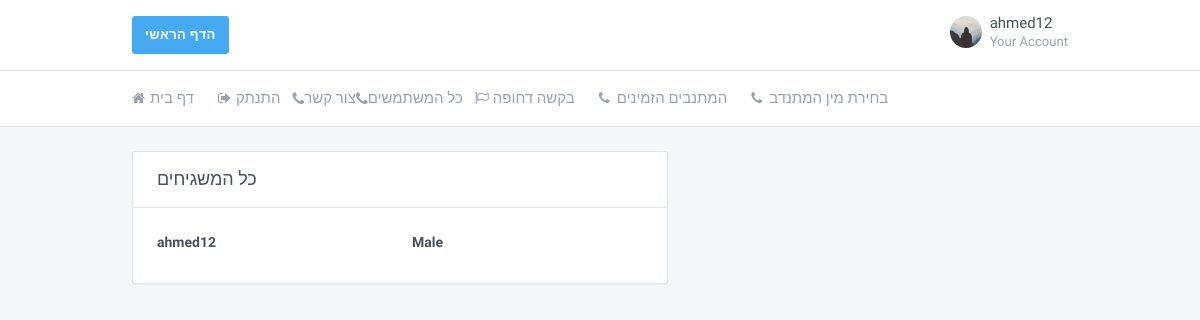
Before: /profiles_gender/ (signed in) with the older database file.
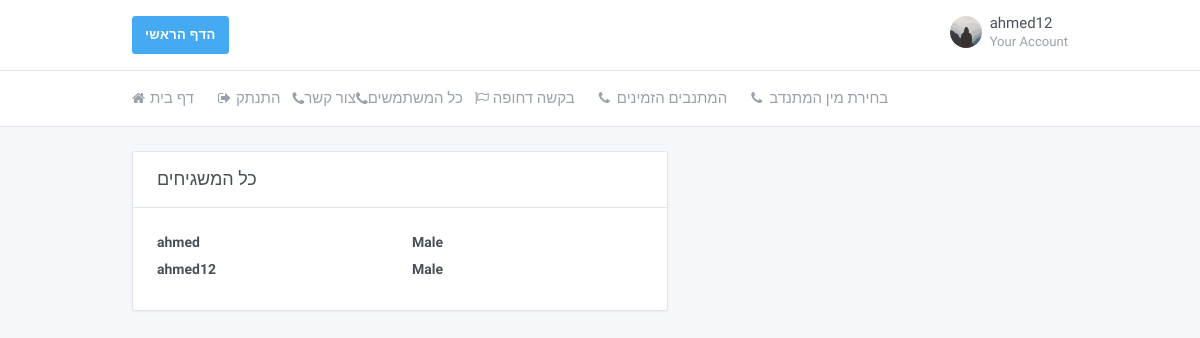
After: the same page with the newer database file.
### core/models.py (models this page shows, shortened)
class Profile(models.Model):
    user = models.OneToOneField(User, on_delete=models.CASCADE)
    profile_photo = models.FileField(default='default.jpg', upload_to='profile_photos')
    status_info = models.CharField(max_length=10, choices=Status_Info_CHOICES, default='זמין')
    is_volunteer = models.BooleanField(default=False)
    is_active = models.BooleanField(default=True)
    phone_regex = RegexValidator(regex=r'^\+?1?\d{9,10}$',
                                 message="Phone number must be entered in the format: '+0000000000'")
    phone_number = models.CharField(validators=[phone_regex], max_length=10, blank=True)
    gender = models.CharField(max_length=10, choices=GENDER_CHOICES, default='זכר')
    address = models.CharField(max_length=40, choices=ADDRESS_CHOICES, default='BeerSheba')
    rating = models.CharField(max_length=10, choices=Rating_CHOICES, default='good')

### core/views.py (the view)
# urls.py: url(r'^profiles_gender/$', views.get_all_volunteers_gender, name='core/profiles_gender.html'),
def get_all_volunteers_gender(request):
    context = {}
    context.update({'all_volunteers': get_all_volunteers()})
    return render(request, 'core/profiles_gender.html', context)

### core/views.py (called while the page is built)
def get_all_volunteers():
    result = list()
    users_list = Profile.objects.all()
    for user_item in users_list:
        if getattr(user_item, "is_volunteer"):
            result.append(user_item)
    return result

### core/templates/core/profiles_gender.html (shortened to what the changed rows need)
{%load static %}
{% load crispy_forms_tags %}
<!doctype html>
<html dir="ltr" lang="en">
<head>
    <link href="https://maxcdn.bootstrapcdn.com/font-awesome/4.7.0/css/font-awesome.min.css" rel="stylesheet">
    <link href="{%static 'core/dashboard.css'%}" rel="stylesheet"/>
</head>
<body>
<div class="page">
    <div class="page-main">
        <div class="my-3 my-md-5">
            <div class="container">
                <div class="row">
                    <div class="col-lg-7">
                        <div class="card">
                            <div class="card-body">
                                {%for volunteer in all_volunteers%}
                                <div class="row">
                                    <div class="col">
                                        <a class="text-default"
                                           href="{%url 'profile' volunteer.user.username%}"><label
                                                class="form-label">{{volunteer.user.username}}</label></a>
                                    </div>
                                    <div class="col">
                                        <a class="text-default"><label
                                                class="form-label">{{volunteer.gender}}</label></a>
                                    </div>
                                </div>
                                {%endfor%}
                            </div>
                        </div>
                    </div>
                </div>
            </div>
        </div>
    </div>
</div>
</body>
</html>

Changed rows visible on the page:
added Profile: user.username "ahmed", gender "Male"
